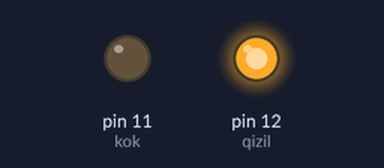
This sketch was run on a simulated Arduino Uno, built with avr-gcc and run on an emulated ATmega328P. Parts: output pins drawn as LEDs (lit = HIGH).

Above: at 0.02 s.
At 1.42 s:
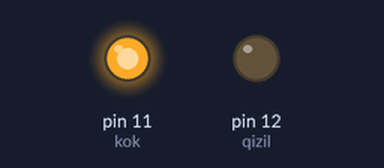
At 2.87 s:
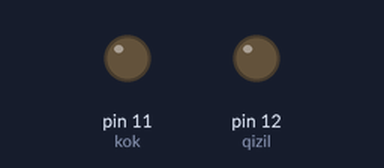
Timing chart, 0 to 3.2 s (numbered marks = the images above):
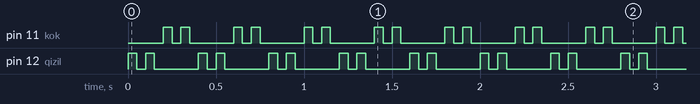

The sketch:

DemoLed.ino
```cpp
const int qizil = 12;
const int kok = 11;
const int t = 50;
void setup() {
  pinMode(qizil, OUTPUT);
  pinMode(kok, OUTPUT);
}

void loop() {
  digitalWrite(qizil, HIGH);
  delay(t);
  digitalWrite(qizil, LOW);
  delay(t);

    digitalWrite(qizil, HIGH);
  delay(t);
  digitalWrite(qizil, LOW);
  delay(t);


  digitalWrite(kok, HIGH);
  delay(t);
  digitalWrite(kok, LOW);
  delay(t);
  digitalWrite(kok, HIGH);
  delay(t);
  digitalWrite(kok, LOW);
  delay(t);


}
```

Measured:
- by itself, pin 11 (kok), pin 12 (qizil): repeats every 0.40 s: LOW 0.05 s, HIGH 0.05 s, LOW 0.25 s, HIGH 0.05 s
